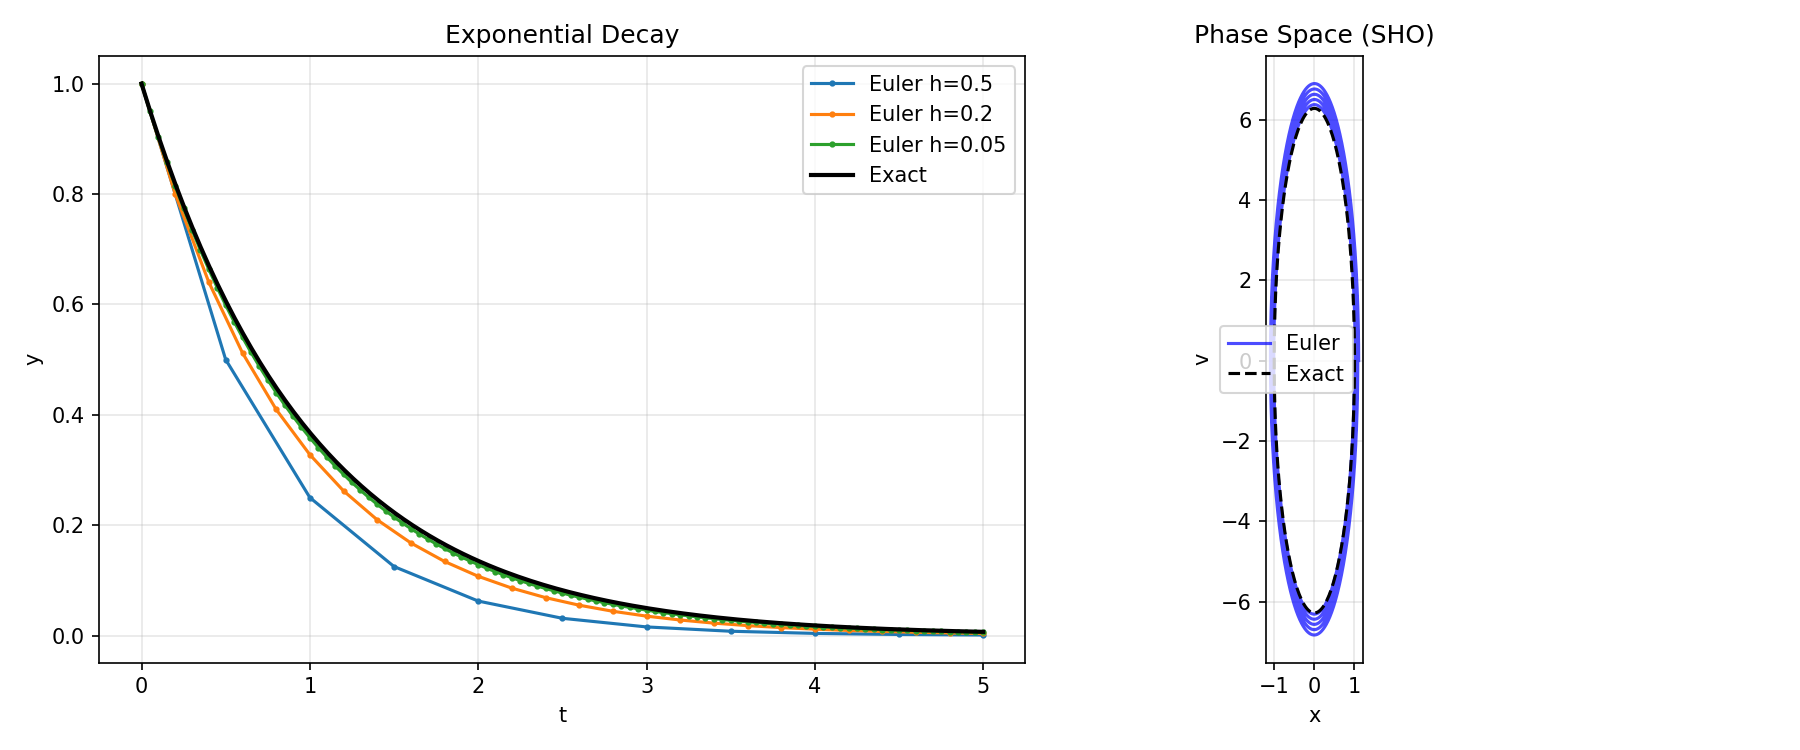

Recreate this plot in Python.
"""
Euler Method (Forward Euler)
=============================
The simplest ODE solver. Given dy/dt = f(t, y), advance by:
    y_{n+1} = y_n + h * f(t_n, y_n)

Properties:
- First-order accurate: local error O(h²), global error O(h).
- Explicit method — no equations to solve at each step.
- Conditionally stable: step size h must be small enough.
- Not recommended for production, but essential to understand.

Physics applications:
- Projectile motion, simple harmonic oscillator (for illustration).
- Understanding numerical stability and order of accuracy.
"""

import numpy as np


def euler_method(f, t_span, y0, h):
    """
    Forward Euler method for dy/dt = f(t, y).
    
    Parameters
    ----------
    f : callable
        Right-hand side function f(t, y). y can be a scalar or array.
    t_span : tuple (t0, tf)
        Start and end times.
    y0 : float or ndarray
        Initial condition.
    h : float
        Step size.
    
    Returns
    -------
    t : ndarray – time points
    y : ndarray – solution at each time point
    """
    t0, tf = t_span
    t = np.arange(t0, tf + h/2, h)
    n_steps = len(t)

    y0 = np.atleast_1d(np.array(y0, dtype=float))
    y = np.zeros((n_steps, len(y0)))
    y[0] = y0

    for i in range(n_steps - 1):
        y[i + 1] = y[i] + h * np.atleast_1d(f(t[i], y[i]))

    return t, y.squeeze()


def backward_euler(f, df_dy, t_span, y0, h, newton_tol=1e-10, newton_max=50):
    """
    Backward (Implicit) Euler method.
    
    y_{n+1} = y_n + h * f(t_{n+1}, y_{n+1})
    
    This is an implicit equation solved with Newton's method at each step.
    Advantage: unconditionally stable for stiff problems.
    
    Parameters
    ----------
    df_dy : callable
        Jacobian ∂f/∂y (t, y). For scalar ODE, this is just df/dy.
    """
    t0, tf = t_span
    t = np.arange(t0, tf + h/2, h)
    n_steps = len(t)

    y0 = np.atleast_1d(np.array(y0, dtype=float))
    y = np.zeros((n_steps, len(y0)))
    y[0] = y0
    dim = len(y0)

    for i in range(n_steps - 1):
        # Newton iteration to solve: g(y_{n+1}) = y_{n+1} - y_n - h*f(t_{n+1}, y_{n+1}) = 0
        y_guess = y[i] + h * np.atleast_1d(f(t[i], y[i]))  # Forward Euler as initial guess
        
        for _ in range(newton_max):
            g = y_guess - y[i] - h * np.atleast_1d(f(t[i+1], y_guess))
            J = np.eye(dim) - h * np.atleast_2d(df_dy(t[i+1], y_guess))
            delta = np.linalg.solve(J, -g)
            y_guess = y_guess + delta
            if np.linalg.norm(delta) < newton_tol:
                break

        y[i + 1] = y_guess

    return t, y.squeeze()


# ============================================================
# Demo: Simple Harmonic Oscillator & Exponential Decay
# ============================================================
if __name__ == "__main__":
    print("=" * 60)
    print("EULER METHOD DEMO")
    print("=" * 60)

    # --- Example 1: Exponential decay dy/dt = -y ---
    # TO TEST: Change step sizes h to [0.05, 0.02, 0.001] or try longer time span (0, 10)
    print("\n--- Exponential Decay: dy/dt = -y, y(0) = 1 ---")
    f_exp = lambda t, y: -y
    y_exact_exp = lambda t: np.exp(-t)

    for h in [0.5, 0.1, 0.01]:  # Try finer steps for better accuracy
        t, y = euler_method(f_exp, (0, 5), 1.0, h)
        error = np.max(np.abs(y - y_exact_exp(t)))
        print(f"  h = {h:5.3f}  |  Max error = {error:.6e}")

    # --- Example 2: Simple Harmonic Oscillator ---
    # x'' + ω²x = 0  →  system: y = [x, v], dy/dt = [v, -ω²x]
    # TO TEST: Try different initial conditions: [1.0, 0.5], [0.5, 1.0], or different ω
    print("\n--- Simple Harmonic Oscillator: x'' + ω²x = 0 ---")
    omega = 2 * np.pi  # period = 1

    def f_sho(t, y):
        return np.array([y[1], -omega**2 * y[0]])

    y0_sho = [1.0, 0.0]  # Change to [1.0, 0.5] or [0.5, 1.0] to experiment

    # Euler: energy should grow (known instability)
    t, y = euler_method(f_sho, (0, 5), y0_sho, h=0.001)
    energy = 0.5 * y[:, 1]**2 + 0.5 * omega**2 * y[:, 0]**2
    print(f"  Forward Euler: E(0)={energy[0]:.4f}, E(5)={energy[-1]:.4f} "
          f"(energy {'grows' if energy[-1] > energy[0] else 'decays'})")

    # Plot
    try:
        import matplotlib.pyplot as plt
        fig, axes = plt.subplots(1, 2, figsize=(12, 5))

        # Exponential decay
        for h in [0.5, 0.2, 0.05]:
            t, y = euler_method(f_exp, (0, 5), 1.0, h)
            axes[0].plot(t, y, 'o-', markersize=2, label=f'Euler h={h}')
        t_exact = np.linspace(0, 5, 200)
        axes[0].plot(t_exact, y_exact_exp(t_exact), 'k-', lw=2, label='Exact')
        axes[0].set_xlabel('t')
        axes[0].set_ylabel('y')
        axes[0].set_title("Exponential Decay")
        axes[0].legend()
        axes[0].grid(True, alpha=0.3)

        # SHO phase space
        t, y = euler_method(f_sho, (0, 5), y0_sho, h=0.001)
        axes[1].plot(y[:, 0], y[:, 1], 'b-', alpha=0.7, label='Euler')
        theta = np.linspace(0, 2*np.pi, 200)
        axes[1].plot(np.cos(theta), -omega*np.sin(theta), 'k--', label='Exact')
        axes[1].set_xlabel('x')
        axes[1].set_ylabel('v')
        axes[1].set_title("Phase Space (SHO)")
        axes[1].legend()
        axes[1].grid(True, alpha=0.3)
        axes[1].set_aspect('equal')

        plt.tight_layout()
        plt.savefig("euler_method.png", dpi=150)
        plt.show()
    except ImportError:
        print("(matplotlib not available)")
